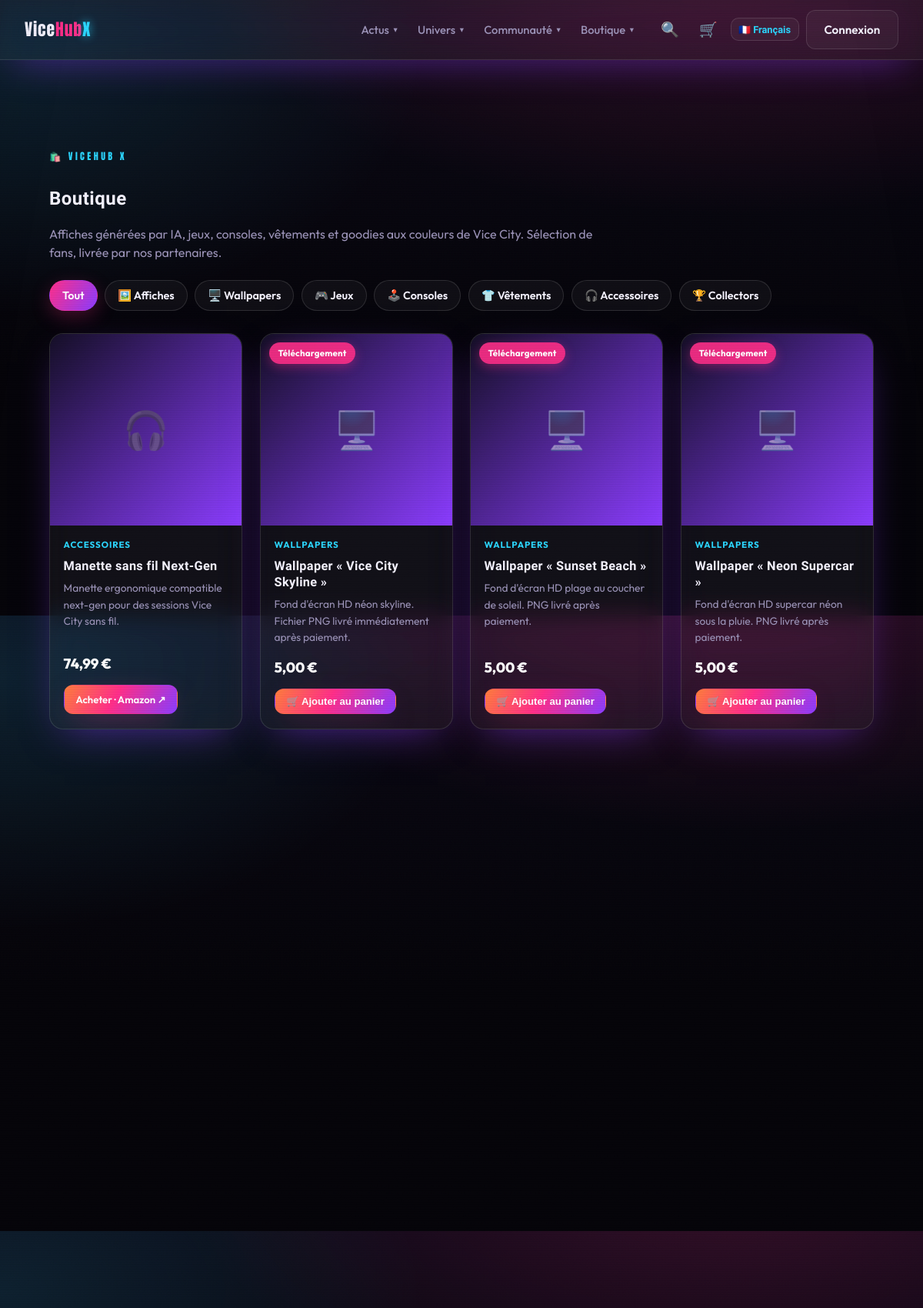
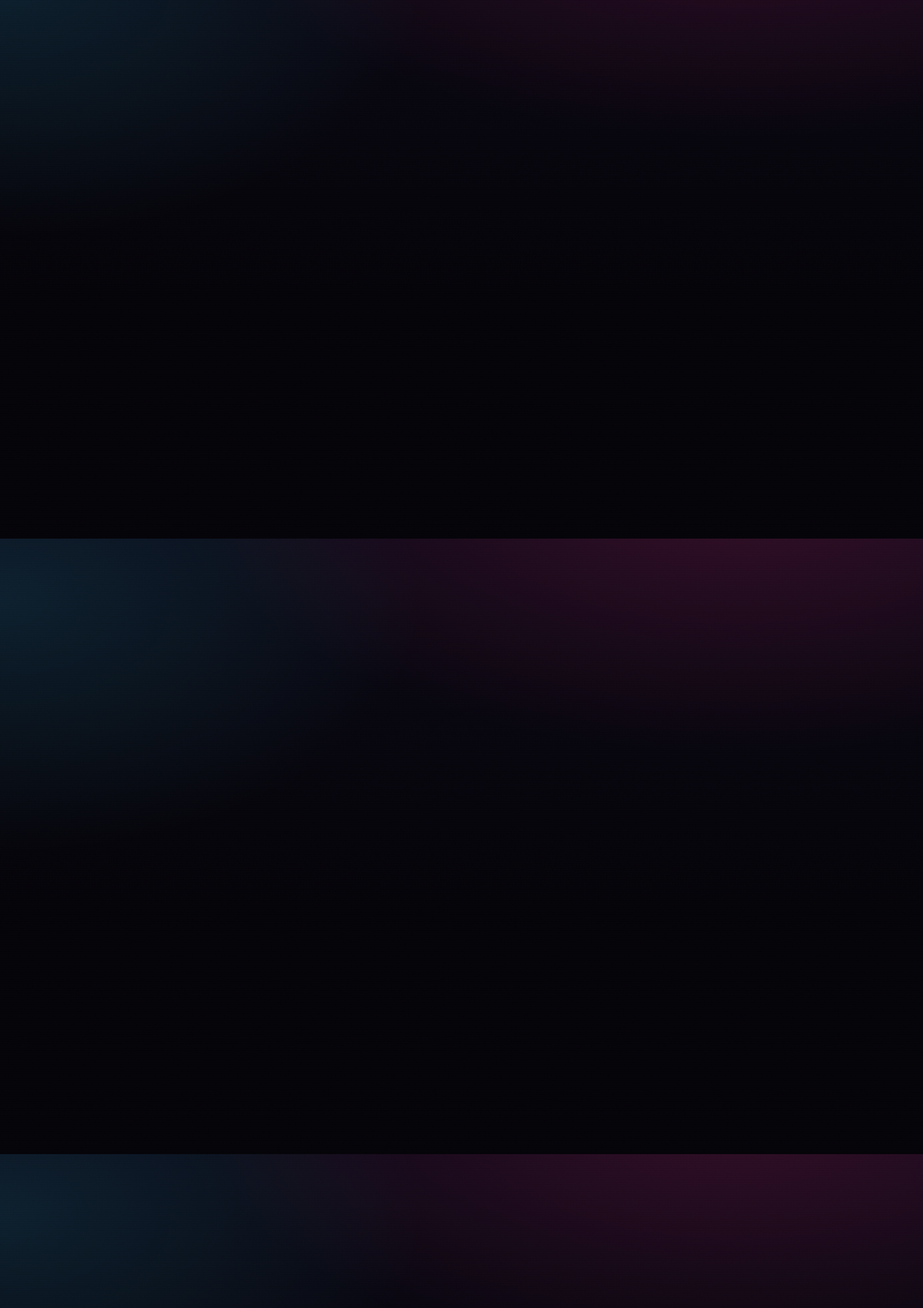
The app's page /pages/shop.php (upper part) with its own data (2 pictures, top to bottom).
### tables this page shows
CREATE TABLE products (
    id              INT AUTO_INCREMENT PRIMARY KEY,
    name            VARCHAR(160) NOT NULL,
    slug            VARCHAR(180) NOT NULL UNIQUE,
    description     VARCHAR(400),
    category        ENUM('poster','wallpaper','game','console','apparel','accessory','collectible') NOT NULL DEFAULT 'accessory',
    subcategory     VARCHAR(40) DEFAULT NULL,    
    price           DECIMAL(8,2),
    currency        VARCHAR(8) NOT NULL DEFAULT 'EUR',
    image           VARCHAR(255),
     
    sale_type       ENUM('external','stripe') NOT NULL DEFAULT 'external',
    url             VARCHAR(500),             
    stripe_price_id VARCHAR(120),             
    digital_file    VARCHAR(255),             
    bundle_items    VARCHAR(255) DEFAULT NULL,  
    merchant        VARCHAR(60),
    badge           VARCHAR(40),
    featured        TINYINT(1) NOT NULL DEFAULT 0,
    cta             TINYINT(1) NOT NULL DEFAULT 0,    
    active          TINYINT(1) NOT NULL DEFAULT 1,
    sort            INT NOT NULL DEFAULT 0,
    created_at      DATETIME NOT NULL DEFAULT CURRENT_TIMESTAMP,
    lang            ENUM('fr','en') NOT NULL DEFAULT 'fr'
);

### config/database.php (called while the page is built, shortened)
<?php
function db(): PDO
{
    static $pdo = null;
    if ($pdo instanceof PDO) {
        return $pdo;
    }
    $dsn = sprintf(
        'mysql:host=%s;port=%s;dbname=%s;charset=utf8mb4',
        DB_HOST,
        DB_PORT,
        DB_NAME
    );
    try {
        $pdo = new PDO($dsn, DB_USER, DB_PASS, [
            PDO::ATTR_ERRMODE            => PDO::ERRMODE_EXCEPTION,
            PDO::ATTR_DEFAULT_FETCH_MODE => PDO::FETCH_ASSOC,
            PDO::ATTR_EMULATE_PREPARES   => false,
        ]);
    } catch (PDOException $e) {
        http_response_code(500);
        $hint = (getenv('APP_ENV') ?: 'dev') === 'prod'
            ? 'Service momentanément indisponible.'
            : 'Connexion base de données impossible : ' . $e->getMessage()
              . ' — vérifiez config/config.php et que la base "' . DB_NAME . '" existe.';
        exit('<p style="font-family:sans-serif;padding:2rem;color:#fff;background:#0a0a12">'
            . htmlspecialchars($hint, ENT_QUOTES, 'UTF-8') . '</p>');
    }
    return $pdo;
}

### pages/shop.php (the view, shortened to what this page needs)
<?php
$cats = product_categories();
$active_cat = isset($_GET['cat']) ? trim((string) $_GET['cat']) : 'all';
$themes = wallpaper_themes();
$is_wallpaper = ($active_cat === 'wallpaper');
$active_theme = $is_wallpaper && isset($_GET['theme']) ? trim((string) $_GET['theme']) : 'all';
if (!$is_wallpaper || !isset($themes[$active_theme])) {
    $active_theme = 'all';
}
$products = get_products(
    $active_cat === 'all' ? null : $active_cat,
    null,
    $is_wallpaper && $active_theme !== 'all' ? $active_theme : null
);
$cat_emoji = ['poster' => '🖼️', 'wallpaper' => '🖥️', 'game' => '🎮', 'console' => '🕹️', 'apparel' => '👕', 'accessory' => '🎧', 'collectible' => '🏆'];
require ROOT_PATH . '/includes/header.php';
?>
<section class="section">
    <span class="eyebrow">🛍️ ViceHub X</span>
    <h1><?= e(t('page_shop_title')) ?></h1>
    <p class="muted" style="max-width:720px"><?= e(t('shop_intro')) ?></p>
    <div class="shop-filters" role="tablist" aria-label="<?= e(t('page_shop_title')) ?>">
        <a class="chip<?= $active_cat === 'all' ? ' chip--on' : '' ?>" href="<?= e(with_lang(url('pages/shop.php'))) ?>"><?= lang() === 'fr' ? 'Tout' : 'All' ?></a>
        <?php foreach ($cats as $key => $label): ?>
            <a class="chip<?= $active_cat === $key ? ' chip--on' : '' ?>" href="<?= e(with_lang(url('pages/shop.php?cat=' . $key))) ?>">
                <?= ($cat_emoji[$key] ?? '•') . ' ' . e($label) ?>
            </a>
        <?php endforeach; ?>
    </div>
    <?php if (!$products): ?>
        <p class="muted" style="margin-top:2rem"><?= e(t('no_content')) ?></p>
    <?php else: ?>
    <div class="shop-grid">
        <?php foreach ($products as $p): ?>
            <article class="product glass reveal">
                <a class="product__media" href="<?= e(with_lang(url('pages/product.php?slug=' . urlencode($p['slug'])))) ?>">
                    <?php if (!empty($p['badge'])): ?><span class="product__badge"><?= e($p['badge']) ?></span><?php endif; ?>
                    <span class="card__emoji" aria-hidden="true"><?= $cat_emoji[$p['category']] ?? '🛍️' ?></span>
                </a>
                <div class="product__body">
                    <span class="product__cat"><?= e($cats[$p['category']] ?? $p['category']) ?></span>
                    <h3 class="product__title">
                        <a href="<?= e(with_lang(url('pages/product.php?slug=' . urlencode($p['slug'])))) ?>"><?= e($p['name']) ?></a>
                    </h3>
                    <p class="product__desc"><?= e($p['description']) ?></p>
                    <div class="product__foot">
                        <span class="product__price"><?= price_html($p['price'], active_currency()) ?></span>
                        <?= product_buy_button($p) ?>
                    </div>
                </div>
            </article>
        <?php endforeach; ?>
    </div>
    <?php endif; ?>
</section>
<?php require ROOT_PATH . '/includes/footer.php'; ?>

### includes/functions.php (shortened to what this page needs)
<?php
function e(?string $value): string
{
    return htmlspecialchars((string) $value, ENT_QUOTES | ENT_SUBSTITUTE, 'UTF-8');
}
function csrf_token(): string
{
    return $_SESSION['csrf'];
}
function csrf_field(): string
{
    return '<input type="hidden" name="csrf" value="' . e(csrf_token()) . '">';
}
function t(string $key): string
{
    return $GLOBALS['LANG'][$key] ?? ($GLOBALS['LANG_FALLBACK'][$key] ?? $key);
}
function lang(): string
{
    return $GLOBALS['LANG_CODE'] ?? 'fr';
}
function with_lang(string $url): string
{
    if (lang() === 'fr') {
        return $url;
    }
    $sep = str_contains($url, '?') ? '&' : '?';
    return $url . $sep . 'lang=' . lang();
}
function url(string $path): string
{
    $path = ltrim($path, '/');
    $query = '';
    if (($qpos = strpos($path, '?')) !== false) {
        $query = substr($path, $qpos + 1);
        $path  = substr($path, 0, $qpos);
    }
    parse_str($query, $params);
    $pretty = static function (string $prefix, string $value, string $key) use ($params): string {
        unset($params[$key]);
        $rest = $params ? '?' . http_build_query($params) : '';
        return BASE_URL . '/' . $prefix . '/' . rawurlencode($value) . $rest;
    };
    if ($path === '' || $path === 'index.php') {
        $rest = $params ? '?' . http_build_query($params) : '';
        return BASE_URL . '/' . $rest;
    }
    if ($path === 'pages/product.php' && isset($params['slug']))        { return $pretty('produit', (string) $params['slug'], 'slug'); }
    if (preg_match('#^pages/([a-z0-9-]+)\.php$#', $path, $m)) {
        return BASE_URL . '/' . $m[1] . ($query !== '' ? '?' . $query : '');
    }
    return BASE_URL . '/' . $path . ($query !== '' ? '?' . $query : '');
}
function get_products(?string $category = null, ?int $limit = null, ?string $subcategory = null): array
{
    $sql = "SELECT * FROM products WHERE active = 1";
    $args = [];
    $sql .= " ORDER BY sort ASC, id ASC";
    $stmt = db()->prepare($sql);
    $stmt->execute($args);
    return $stmt->fetchAll();
}
function product_categories(): array
{
    return lang() === 'fr'
        ? ['poster' => 'Affiches', 'wallpaper' => 'Wallpapers', 'game' => 'Jeux', 'console' => 'Consoles', 'apparel' => 'Vêtements', 'accessory' => 'Accessoires', 'collectible' => 'Collectors']
        : ['poster' => 'Posters', 'wallpaper' => 'Wallpapers', 'game' => 'Games', 'console' => 'Consoles', 'apparel' => 'Apparel', 'accessory' => 'Accessories', 'collectible' => 'Collectibles'];
}
function price_html($price, string $currency = 'EUR'): string
{
    $symbols = ['EUR' => '€', 'USD' => '$', 'GBP' => '£'];
    $sym = $symbols[$currency] ?? $currency;
    $val = number_format((float) $price, 2, lang() === 'fr' ? ',' : '.', lang() === 'fr' ? ' ' : ',');
    return lang() === 'fr' ? $val . ' ' . $sym : $sym . $val;
}
function active_currency(): string
{
    if (lang() === 'fr') {
        return 'EUR';
    }
    return strtoupper((string) (get_setting('shop_currency_en', 'USD') ?: 'USD'));
}
function amazon_url(string $url): string
{
    $url = trim($url);
    $tag = trim((string) get_setting('amazon_tag', ''));
    if ($tag === '' || preg_match('/[?&]tag=/i', $url)) {
        return $url;
    }
    return $url . (strpos($url, '?') !== false ? '&' : '?') . 'tag=' . rawurlencode($tag);
}
function product_buy_button(array $p, bool $small = true): string
{
    $cls = 'btn btn--primary product__buy' . ($small ? '' : ' btn--lg');
    if (($p['sale_type'] ?? 'external') === 'stripe') {
        return '<form method="post" action="' . e(with_lang(url('pages/cart.php'))) . '" class="add-cart-form">'
            . csrf_field()
            . '<input type="hidden" name="action" value="add">'
            . '<input type="hidden" name="id" value="' . (int) $p['id'] . '">'
            . '<button class="' . $cls . '" type="submit">🛒 ' . e(t('add_to_cart')) . '</button>'
            . '</form>';
    }
    $merchant = !empty($p['merchant']) ? ' · ' . e($p['merchant']) : '';
    return '<a class="' . $cls . '" href="' . e(amazon_url((string) ($p['url'] ?? '#'))) . '" target="_blank" rel="sponsored nofollow noopener">'
        . e(t('shop_buy')) . $merchant . ' ↗</a>';
}
function get_setting(string $key, ?string $default = null): ?string
{
    $stmt = db()->prepare('SELECT value FROM settings WHERE `key` = ? LIMIT 1');
    $stmt->execute([$key]);
    $row = $stmt->fetch();
    return $row['value'] ?? $default;
}

### records on screen
products: category "🎧", category "ACCESSOIRES", name "Manette sans fil Next-Gen", description "Manette ergonomique compatible next-gen pour des sessions Vice City sans fil.", price "74,99 €", merchant "· Amazon"
products: badge "Téléchargement", category "🖥️", category "WALLPAPERS", name "Wallpaper « Vice City Skyline »", description "Fond d'écran HD néon skyline. Fichier PNG livré immédiatement après paiement.", price "5,00 €"
products: badge "Téléchargement", category "🖥️", category "WALLPAPERS", name "Wallpaper « Sunset Beach »", description "Fond d'écran HD plage au coucher de soleil. PNG livré après paiement.", price "5,00 €"
products: badge "Téléchargement", category "🖥️", category "WALLPAPERS", name "Wallpaper « Neon Supercar »", description "Fond d'écran HD supercar néon sous la pluie. PNG livré après paiement.", price "5,00 €"

### other values on screen
$item['label'] "Actus"
$item['label'] "Univers"
$item['label'] "Communauté"
$item['label'] "Boutique"
t('page_shop_title') "Boutique"
t('shop_intro') "Affiches générées par IA, jeux, consoles, vêtements et goodies aux couleurs de Vice City. Sélection de fans, livrée par nos partenaires."
$cat_emoji[$key] "🖼️"
$label "Affiches"
$cat_emoji[$key] "🖥️"
$label "Wallpapers"
$cat_emoji[$key] "🎮"
$label "Jeux"
$cat_emoji[$key] "🕹️"
$label "Consoles"
$cat_emoji[$key] "👕"
